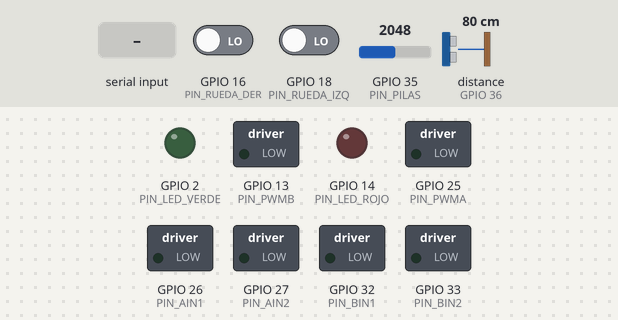
The sketch below on a simulated ESP32. Parts: switched loads named in the sketch (green lamp = pin HIGH), output pins drawn as LEDs (lit = HIGH). The test bench sets the inputs (shaded band); at power-on: GPIO 16 (PIN_RUEDA_DER) LOW, GPIO 18 (PIN_RUEDA_IZQ) LOW, GPIO 35 (PIN_PILAS) = 2048, distance to the obstacle (sensor on GPIO 36) 80 cm. The echo pulse lasts 58.3 µs per cm; pins used as bus, display or sensor lines are not drawn; what the sketch prints to the serial monitor is not drawn.

Above: at 1.5 s.
1.6 s: "l\n" received over Serial
At 2.0 s:
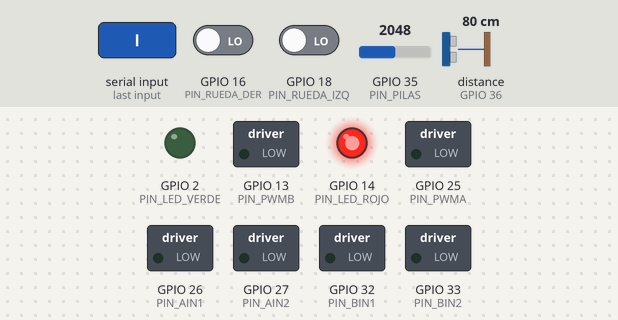
At 2.6 s:
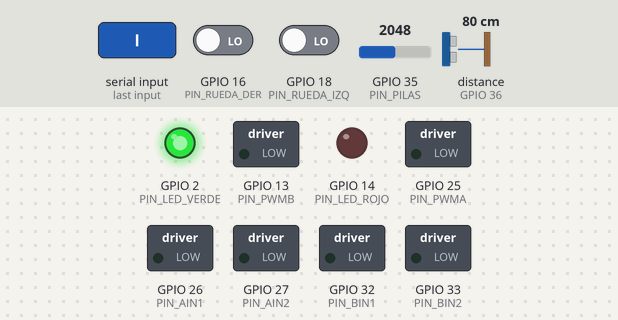
4.3 s: "u\n" received over Serial
6.4 s: "b\n" received over Serial
Timing chart, 0 to 9.4 s (numbered marks = the images above; inputs shaded):
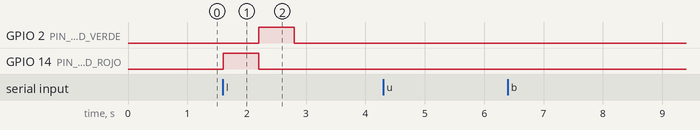

The sketch:

prueba_mini.ino
```cpp
// Prueba de conexiones del ROBOT MINI (cuarto de 2 x 2 m).
// Ver docs/robot_mini_2x2.md. NO es el firmware del robot.
//
// Monitor Serie a 115200 baudios. Escribe una letra:
//   u = ultrasonico     b = voltaje de las pilas   l = LED
//   m = motores (RUEDAS AL AIRE)    r = sensores de rueda    w = WiFi
//
// Sin compilar ni probar en hardware: se escribio sin Arduino instalado.

#include <WiFi.h>

// ---- Pines (iguales a los del robot grande) --------------------------------
const int PIN_PWMA = 25, PIN_AIN1 = 26, PIN_AIN2 = 27;  // Motor izquierdo
const int PIN_PWMB = 13, PIN_BIN1 = 32, PIN_BIN2 = 33;  // Motor derecho
const int PIN_RUEDA_IZQ = 18, PIN_RUEDA_DER = 16;       // Sensores F249 (una senal)
const int PIN_TRIG = 23, PIN_ECHO = 36;                 // HC-SR04P frontal
const int PIN_PILAS = 35;                               // Divisor 10k / 10k
const int PIN_LED_ROJO = 14, PIN_LED_VERDE = 2;

const float DIVISOR = 2.0;           // (10k + 10k) / 10k
const float PILAS_BAJAS = 4.8;       // por debajo, el ESP32 puede reiniciarse

volatile long pulsosIzq = 0, pulsosDer = 0;
void IRAM_ATTR isrIzq() { pulsosIzq++; }
void IRAM_ATTR isrDer() { pulsosDer++; }

void motor(int pinPwm, int pinIn1, int pinIn2, int potencia) {  // -255..255
  digitalWrite(pinIn1, potencia > 0);
  digitalWrite(pinIn2, potencia < 0);
  analogWrite(pinPwm, abs(potencia));
}

void pararMotores() {
  motor(PIN_PWMA, PIN_AIN1, PIN_AIN2, 0);
  motor(PIN_PWMB, PIN_BIN1, PIN_BIN2, 0);
}

float voltajePilas() {
  long mv = 0;
  for (int i = 0; i < 16; i++) mv += analogReadMilliVolts(PIN_PILAS);
  return (mv / 16.0 / 1000.0) * DIVISOR;
}

float distanciaCm() {
  digitalWrite(PIN_TRIG, LOW);
  delayMicroseconds(3);
  digitalWrite(PIN_TRIG, HIGH);
  delayMicroseconds(10);
  digitalWrite(PIN_TRIG, LOW);
  unsigned long us = pulseIn(PIN_ECHO, HIGH, 30000);
  return us == 0 ? -1 : us / 58.0;
}

void probarUltrasonico() {
  for (int i = 0; i < 12; i++) {
    Serial.printf("  frente %6.1f cm   (-1 = sin eco)\n", distanciaCm());
    delay(300);
  }
}

void probarPilas() {
  float v = voltajePilas();
  Serial.printf("  Pilas: %.2f V\n", v);
  if (v < 1.0) Serial.println("  -> Casi 0 V: revisa el divisor, el interruptor y que haya pilas.");
  else if (v < PILAS_BAJAS) Serial.println("  -> BAJAS: cambia las pilas antes de seguir.");
  else Serial.println("  -> Correcto (4 pilas alcalinas nuevas: unos 6.0 a 6.4 V).");
}

void probarLed() {
  digitalWrite(PIN_LED_ROJO, HIGH); delay(600); digitalWrite(PIN_LED_ROJO, LOW);
  digitalWrite(PIN_LED_VERDE, HIGH); delay(600); digitalWrite(PIN_LED_VERDE, LOW);
}

void probarRuedas() {
  Serial.println("  Gira cada rueda a mano: su cuenta debe subir. (cuenta los pulsos de UNA vuelta)");
  for (int i = 0; i < 20; i++) {
    Serial.printf("  izq %5ld | der %5ld\n", pulsosIzq, pulsosDer);
    delay(500);
  }
}

void probarUnMotor(const char* nombre, int pwm, int in1, int in2, volatile long* pulsos) {
  long antes = *pulsos;
  Serial.printf("  %s hacia ADELANTE...\n", nombre);
  motor(pwm, in1, in2, 150);
  delay(1500);
  motor(pwm, in1, in2, 0);
  delay(300);
  long d = *pulsos - antes;
  if (d < 5) Serial.println("    Casi sin pulsos: revisa el sensor (VCC, GND, OUT) y que el disco pase por la ranura.");
  else Serial.printf("    Sensor correcto (%ld pulsos). Si la rueda giro hacia ATRAS, intercambia los dos cables del motor.\n", d);
}

void probarMotores() {
  if (voltajePilas() < PILAS_BAJAS) {
    Serial.println("  Pilas bajas o apagadas: enciende el interruptor / cambia las pilas.");
    return;
  }
  Serial.println("  LEVANTA EL ROBOT: las ruedas no deben tocar la mesa. Empieza en 3 s...");
  delay(3000);
  probarUnMotor("Motor IZQUIERDO", PIN_PWMA, PIN_AIN1, PIN_AIN2, &pulsosIzq);
  probarUnMotor("Motor DERECHO", PIN_PWMB, PIN_BIN1, PIN_BIN2, &pulsosDer);
  pararMotores();
}

void probarWifi() {
  WiFi.mode(WIFI_AP);
  bool ok = WiFi.softAP("RobotCarga", "robot1234");
  Serial.printf("  Red \"RobotCarga\" (clave robot1234): %s. IP: %s\n",
                ok ? "creada" : "FALLO", WiFi.softAPIP().toString().c_str());
}

void menu() {
  Serial.println("\n== Robot mini ==  u=ultrasonico  b=pilas  l=LED  m=motores  r=ruedas  w=WiFi");
}

void setup() {
  Serial.begin(115200);
  for (int p : {PIN_AIN1, PIN_AIN2, PIN_BIN1, PIN_BIN2, PIN_PWMA, PIN_PWMB,
                PIN_TRIG, PIN_LED_ROJO, PIN_LED_VERDE}) {
    pinMode(p, OUTPUT);
    digitalWrite(p, LOW);
  }
  pararMotores();
  pinMode(PIN_ECHO, INPUT);
  pinMode(PIN_RUEDA_IZQ, INPUT);
  pinMode(PIN_RUEDA_DER, INPUT);
  attachInterrupt(digitalPinToInterrupt(PIN_RUEDA_IZQ), isrIzq, RISING);
  attachInterrupt(digitalPinToInterrupt(PIN_RUEDA_DER), isrDer, RISING);
  delay(300);
  menu();
}

void loop() {
  if (!Serial.available()) return;
  char c = Serial.read();
  switch (c) {
    case 'u': probarUltrasonico(); break;
    case 'b': probarPilas(); break;
    case 'l': probarLed(); break;
    case 'm': probarMotores(); break;
    case 'r': probarRuedas(); break;
    case 'w': probarWifi(); break;
    case '\n': case '\r': return;
    default: Serial.printf("Letra desconocida: %c\n", c);
  }
  menu();
}
```

Measured:
- after the input at 1.6 s, GPIO 2 (PIN_LED_VERDE): LOW → HIGH after 0.60 s, → LOW 0.60 s later; GPIO 14 (PIN_LED_ROJO): LOW → HIGH at once, → LOW 0.60 s later
- after the input at 4.3 s, every drawn part: stays the same
- after the input at 6.4 s, every drawn part: stays the same
